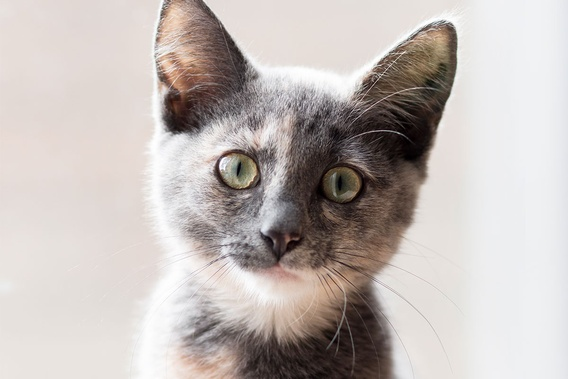
#> input picture dataset/1.jpg, 568 x 379 px, shrunk from 1200 x 800 before the run, found by its file name; its folder holds 4 pictures in this run
$ python denoise_filter.py
#> lines starting #> are read from the running program, lines starting #| are printed output that depends on the picture
### CatFaceDetection/save_image.py
import cv2
import os
from PIL import Image

def saveImage(img, path, name):
    cv2.imwrite(os.path.join(path, name), img)

### CatFaceDetection/denoise_filter.py
import cv2
import os
import numpy as np
from PIL import Image
from save_image import saveImage
from path import start

def denoiseRemoval(image):
    return cv2.medianBlur(image, 3)                     #iskoristen mediana filter za otklanjanje šuma

path = start + 'dataset'
valid_images = [".jpg",".jpeg"]
br = 1

for f in os.listdir(path):
    ext = os.path.splitext(f)[1]
    if ext.lower() not in valid_images:
        continue
    image = Image.open(os.path.join(path,f))
#> image is the input picture: PIL image 568x379 RGB; mean R, G, B 193.7, 186, 182.7
    image=np.array(image)
    processed_image = denoiseRemoval(cv2.cvtColor(image, cv2.COLOR_BGR2RGB))
#> in denoiseRemoval, `return cv2.medianBlur(image, 3)`:
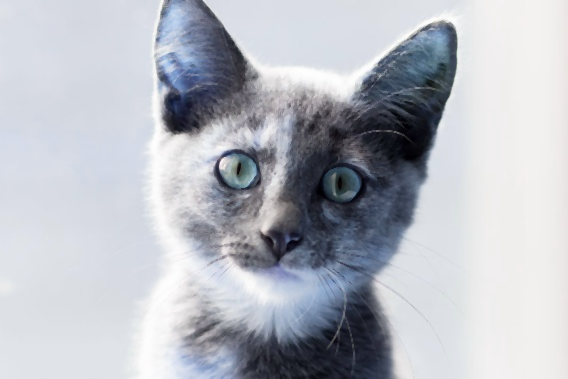
#> returned value: shape (379, 568, 3); mean of channels 0, 1, 2 182.7, 186, 193.7; drawn as R, G, B

    newpath= start + 'uklanjanje_suma'
    saveImage(processed_image, newpath, str(br) + ext.lower())
    br += 1
#> pass 2 of the loop `for f in os.listdir(path):`:
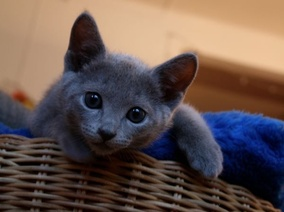
#> input picture dataset/10.jpg, 284 x 212 px, shrunk from 600 x 448 before the run, found by its file name
#> image is the input picture: PIL image 284x212 RGB; mean R, G, B 100.8, 83.4, 77.6
#> in denoiseRemoval (call 2), `return cv2.medianBlur(image, 3)`:
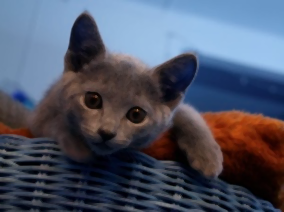
#> returned value: shape (212, 284, 3); mean of channels 0, 1, 2 77.6, 83.4, 100.8; drawn as R, G, B
#> pass 3 of the loop `for f in os.listdir(path):`:
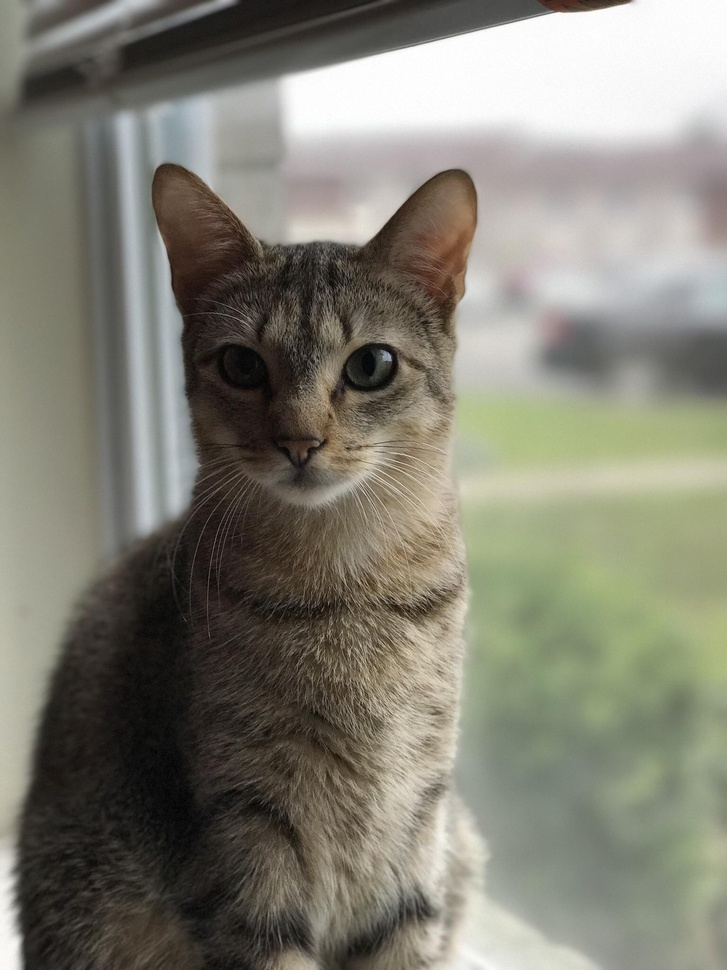
#> input picture dataset/11.jpg, 727 x 970 px, shrunk from 1536 x 2048 before the run, found by its file name
#> image is the input picture: PIL image 727x970 RGB; mean R, G, B 129.7, 128.1, 115.9
#> in denoiseRemoval (call 3), `return cv2.medianBlur(image, 3)`:
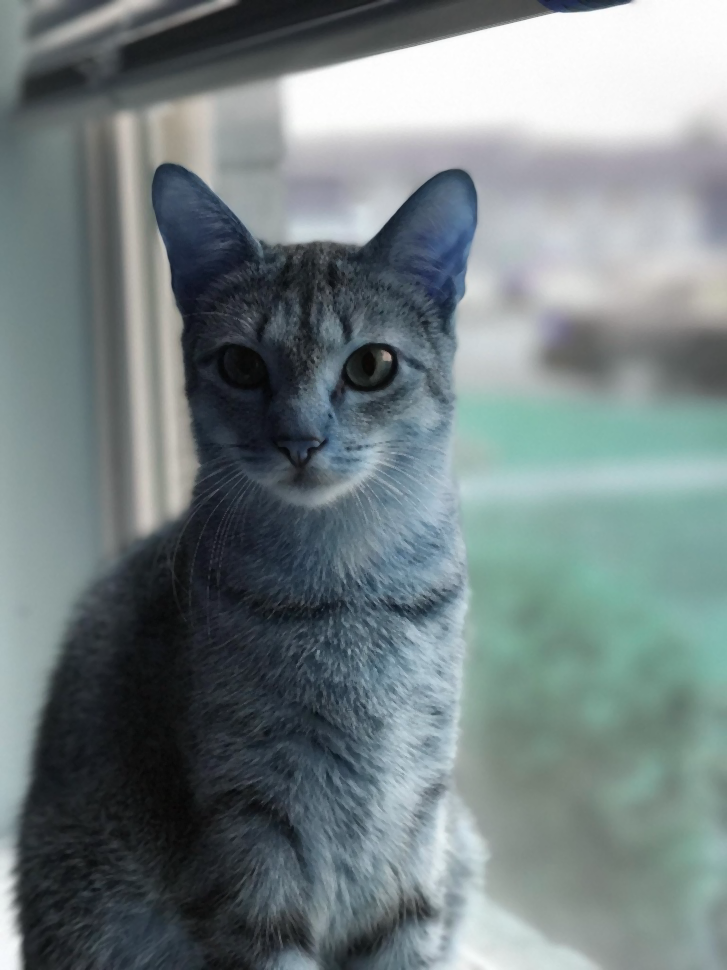
#> returned value: shape (970, 727, 3); mean of channels 0, 1, 2 115.8, 128.1, 129.6; drawn as R, G, B
#> the loop made 4 passes; the first 3 are shown
